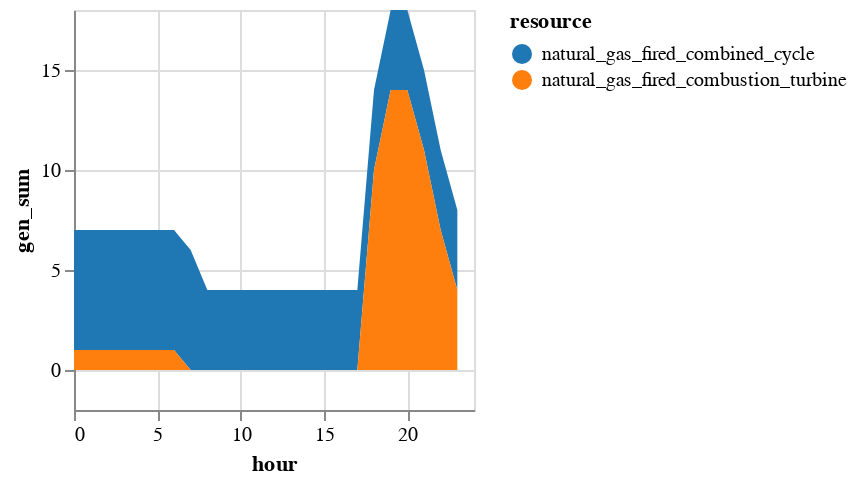

Source (notebook cell):
### Markdown cell above
In contrast to when we added ramp constraints to the Economic Dispatch problem, adding ramp constraints to our Unit Commitment formulation does not change the solution as much (at least in this case). Much of the inflexibility here arises from the unit commitment constraints, and once committed, there is ample ramping capability. We do however get relatively more combustion turbines running to meet the evening ramp, given their faster ramp rates.

### Code cell
sol_commit = innerjoin(solution.commit, 
                    gen_df[!, [:r_id, :resource]], 
                    on = :r_id)
sol_commit = combine(groupby(sol_commit, [:resource, :hour]), 
            :gen => sum)
sol_commit.hour = sol_commit.hour .- T_period[1]

sol_commit |>
@vlplot(:area, 
    x=:hour, y={:gen_sum, stack=:zero}, 
    color={"resource:n", scale={scheme="category10"}})

### Figure 1 — Vega specification as saved in the notebook (floating-point values rounded to 4 significant figures)
{"$schema": "https://vega.github.io/schema/vega/v5.json", "axes": [{"aria": false, "domain": false, "grid": true, "gridScale": "y", "labels": false, "maxExtent": 0, "minExtent": 0, "orient": "bottom", "scale": "x", "tickCount": {"signal": "ceil(width/40)"}, "ticks": false, "zindex": 0}, {"aria": false, "domain": false, "grid": true, "gridScale": "x", "labels": false, "maxExtent": 0, "minExtent": 0, "orient": "left", "scale": "y", "tickCount": {"signal": "ceil(height/40)"}, "ticks": false, "zindex": 0}, {"grid": false, "labelFlush": true, "labelOverlap": true, "orient": "bottom", "scale": "x", "tickCount": {"signal": "ceil(width/40)"}, "title": "hour", "zindex": 0}, {"grid": false, "labelOverlap": true, "orient": "left", "scale": "y", "tickCount": {"signal": "ceil(height/40)"}, "title": "gen_sum", "zindex": 0}], "background": "white", "data": [{"name": "source_0", "values": [{"gen_sum": 6, "hour": 0, "resource": "natural_gas_fired_combined_cycle"}, {"gen_sum": 1, "hour": 0, "resource": "natural_gas_fired_combustion_turbine"}, {"gen_sum": 6, "hour": 1, "resource": "natural_gas_fired_combined_cycle"}, {"gen_sum": 1, "hour": 1, "resource": "natural_gas_fired_combustion_turbine"}, {"gen_sum": 6, "hour": 2, "resource": "natural_gas_fired_combined_cycle"}, {"gen_sum": 1, "hour": 2, "resource": "natural_gas_fired_combustion_turbine"}, {"gen_sum": 6, "hour": 3, "resource": "natural_gas_fired_combined_cycle"}, {"gen_sum": 1, "hour": 3, "resource": "natural_gas_fired_combustion_turbine"}, {"gen_sum": 6, "hour": 4, "resource": "natural_gas_fired_combined_cycle"}, {"gen_sum": 1, "hour": 4, "resource": "natural_gas_fired_combustion_turbine"}, {"gen_sum": 6, "hour": 5, "resource": "natural_gas_fired_combined_cycle"}, {"gen_sum": 1, "hour": 5, "resource": "natural_gas_fired_combustion_turbine"}, {"gen_sum": 6, "hour": 6, "resource": "natural_gas_fired_combined_cycle"}, {"gen_sum": 1, "hour": 6, "resource": "natural_gas_fired_combustion_turbine"}, {"gen_sum": 6.0, "hour": 7, "resource": "natural_gas_fired_combined_cycle"}, {"gen_sum": 0, "hour": 7, "resource": "natural_gas_fired_combustion_turbine"}, {"gen_sum": 4, "hour": 8, "resource": "natural_gas_fired_combined_cycle"}, {"gen_sum": 0, "hour": 8, "resource": "natural_gas_fired_combustion_turbine"}, {"gen_sum": 4, "hour": 9, "resource": "natural_gas_fired_combined_cycle"}, {"gen_sum": 0, "hour": 9, "resource": "natural_gas_fired_combustion_turbine"}, {"gen_sum": 4, "hour": 10, "resource": "natural_gas_fired_combined_cycle"}, {"gen_sum": 0, "hour": 10, "resource": "natural_gas_fired_combustion_turbine"}, {"gen_sum": 4, "hour": 11, "resource": "natural_gas_fired_combined_cycle"}, {"gen_sum": 0, "hour": 11, "resource": "natural_gas_fired_combustion_turbine"}, {"gen_sum": 4, "hour": 12, "resource": "natural_gas_fired_combined_cycle"}, {"gen_sum": 0, "hour": 12, "resource": "natural_gas_fired_combustion_turbine"}, {"gen_sum": 4, "hour": 13, "resource": "natural_gas_fired_combined_cycle"}, {"gen_sum": 0, "hour": 13, "resource": "natural_gas_fired_combustion_turbine"}, {"gen_sum": 4, "hour": 14, "resource": "natural_gas_fired_combined_cycle"}, {"gen_sum": 0, "hour": 14, "resource": "natural_gas_fired_combustion_turbine"}, {"gen_sum": 4, "hour": 15, "resource": "natural_gas_fired_combined_cycle"}, {"gen_sum": 0, "hour": 15, "resource": "natural_gas_fired_combustion_turbine"}, {"gen_sum": 4, "hour": 16, "resource": "natural_gas_fired_combined_cycle"}, {"gen_sum": -1.11e-15, "hour": 16, "resource": "natural_gas_fired_combustion_turbine"}, {"gen_sum": 4, "hour": 17, "resource": "natural_gas_fired_combined_cycle"}, {"gen_sum": -1.998e-15, "hour": 17, "resource": "natural_gas_fired_combustion_turbine"}, {"gen_sum": 4, "hour": 18, "resource": "natural_gas_fired_combined_cycle"}, {"gen_sum": 10, "hour": 18, "resource": "natural_gas_fired_combustion_turbine"}, {"gen_sum": 4, "hour": 19, "resource": "natural_gas_fired_combined_cycle"}, {"gen_sum": 14.0, "hour": 19, "resource": "natural_gas_fired_combustion_turbine"}, {"gen_sum": 4, "hour": 20, "resource": "natural_gas_fired_combined_cycle"}, {"gen_sum": 14.0, "hour": 20, "resource": "natural_gas_fired_combustion_turbine"}, {"gen_sum": 4, "hour": 21, "resource": "natural_gas_fired_combined_cycle"}, {"gen_sum": 11, "hour": 21, "resource": "natural_gas_fired_combustion_turbine"}, {"gen_sum": 4, "hour": 22, "resource": "natural_gas_fired_combined_cycle"}, {"gen_sum": 7.0, "hour": 22, "resource": "natural_gas_fired_combustion_turbine"}, {"gen_sum": 4, "hour": 23, "resource": "natural_gas_fired_combined_cycle"}, {"gen_sum": 4.0, "hour": 23, "resource": "natural_gas_fired_combustion_turbine"}]}, {"name": "data_0", "source": "source_0", "transform": [{"as": "hour", "expr": "toNumber(datum[\"hour\"])", "type": "formula"}, {"field": "gen_sum", "groupby": ["resource"], "key": "hour", "method": "value", "type": "impute", "value": 0}, {"as": ["gen_sum_start", "gen_sum_end"], "field": "gen_sum", "groupby": ["hour"], "offset": "zero", "sort": {"field": ["resource"], "order": ["descending"]}, "type": "stack"}]}], "height": 200, "legends": [{"fill": "color", "symbolType": "circle", "title": "resource"}], "marks": [{"encode": {"update": {"height": {"field": {"group": "height"}}, "width": {"field": {"group": "width"}}}}, "from": {"facet": {"data": "data_0", "groupby": ["resource"], "name": "faceted_path_main"}}, "marks": [{"encode": {"update": {"defined": {"signal": "isValid(datum[\"hour\"]) && isFinite(+datum[\"hour\"]) && isValid(datum[\"gen_sum\"]) && isFinite(+datum[\"gen_sum\"])"}, "description": {"signal": "\"hour: \" + (format(datum[\"hour\"], \"\")) + \"; gen_sum: \" + (format(datum[\"gen_sum\"], \"\")) + \"; resource: \" + (isValid(datum[\"resource\"]) ? datum[\"resource\"] : \"\"+datum[\"resource\"])"}, "fill": {"field": "resource", "scale": "color"}, "orient": {"value": "vertical"}, "x": {"field": "hour", "scale": "x"}, "y": {"field": "gen_sum_end", "scale": "y"}, "y2": {"field": "gen_sum_start", "scale": "y"}}}, "from": {"data": "faceted_path_main"}, "name": "marks", "sort": {"field": "datum[\"hour\"]"}, "style": ["area"], "type": "area"}], "name": "pathgroup", "type": "group"}], "padding": 5, "scales": [{"domain": {"data": "data_0", "field": "hour"}, "name": "x", "nice": true, "range": [0, {"signal": "width"}], "type": "linear", "zero": false}, {"domain": {"data": "data_0", "fields": ["gen_sum_start", "gen_sum_end"]}, "name": "y", "nice": true, "range": [{"signal": "height"}, 0], "type": "linear", "zero": true}, {"domain": {"data": "data_0", "field": "resource", "sort": true}, "name": "color", "range": {"scheme": "category10"}, "type": "ordinal"}], "style": "cell", "width": 200}
